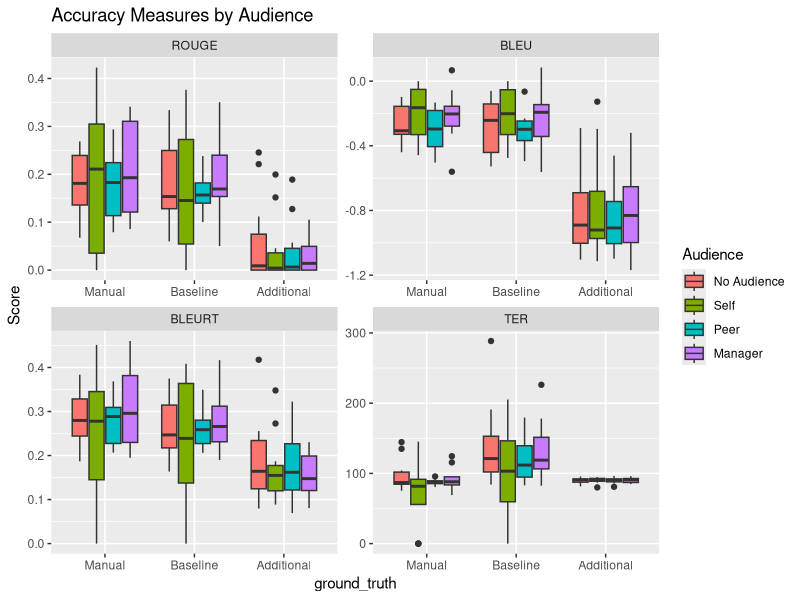
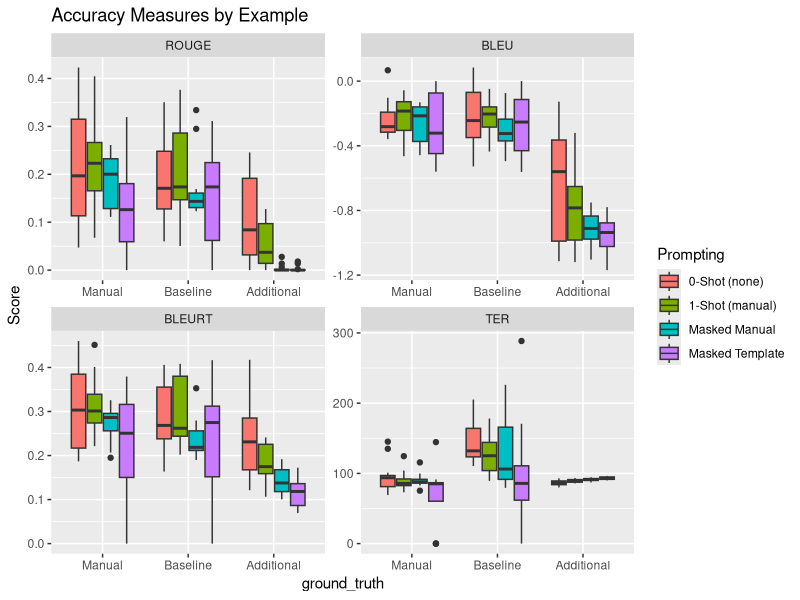
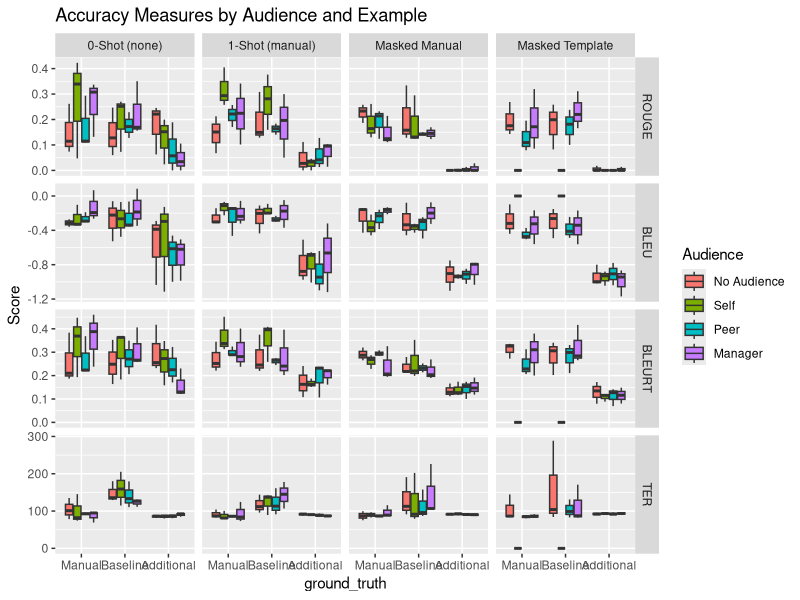
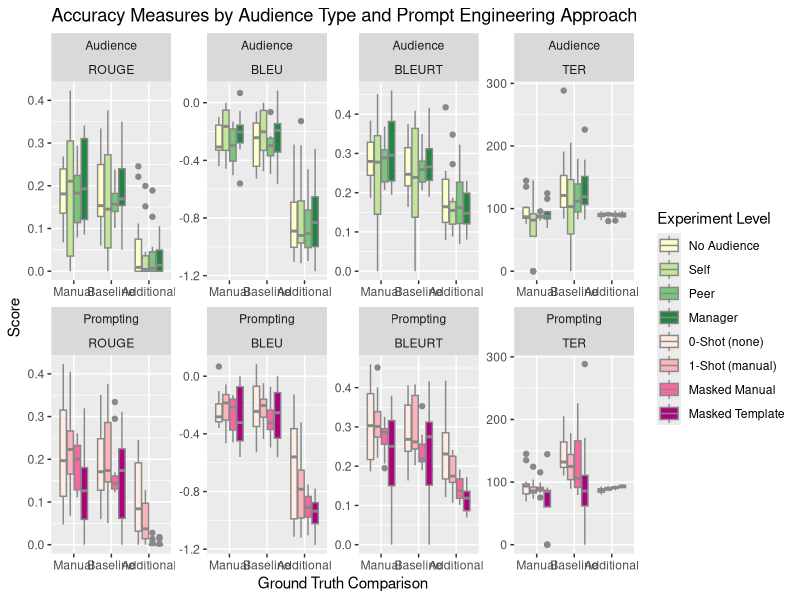
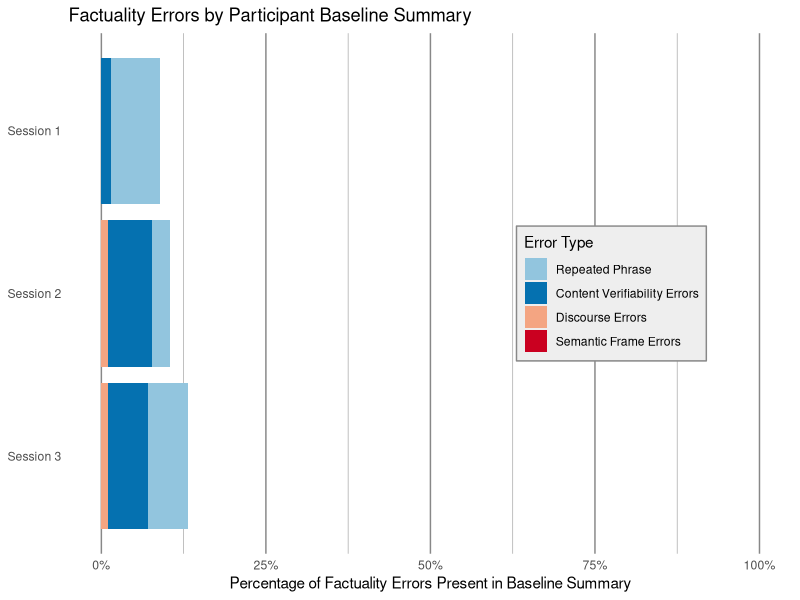
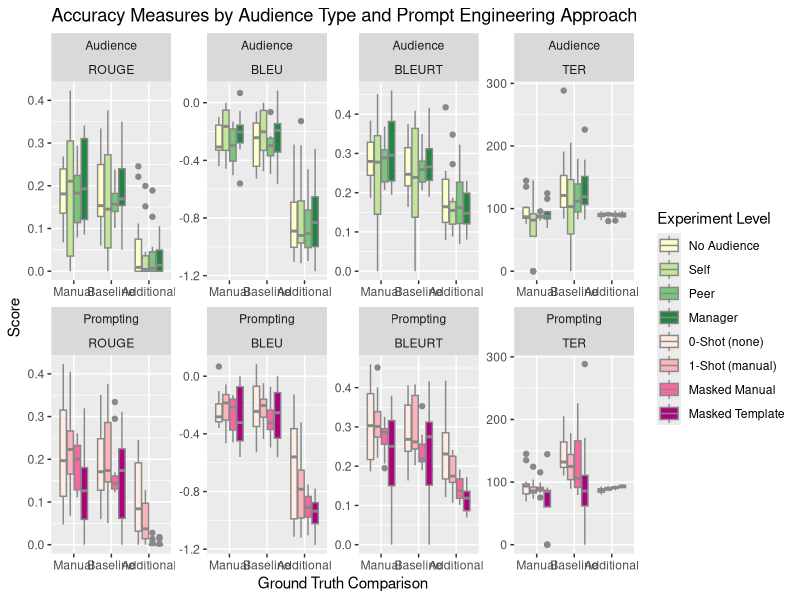
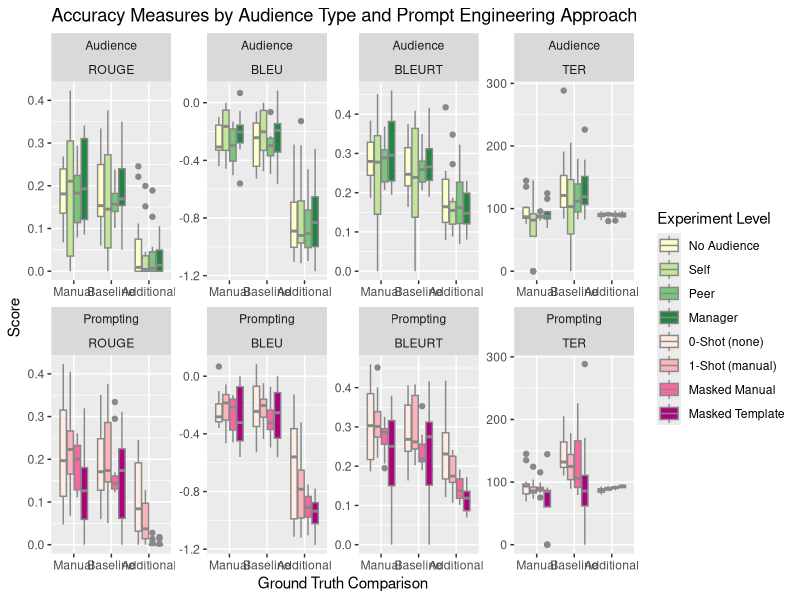
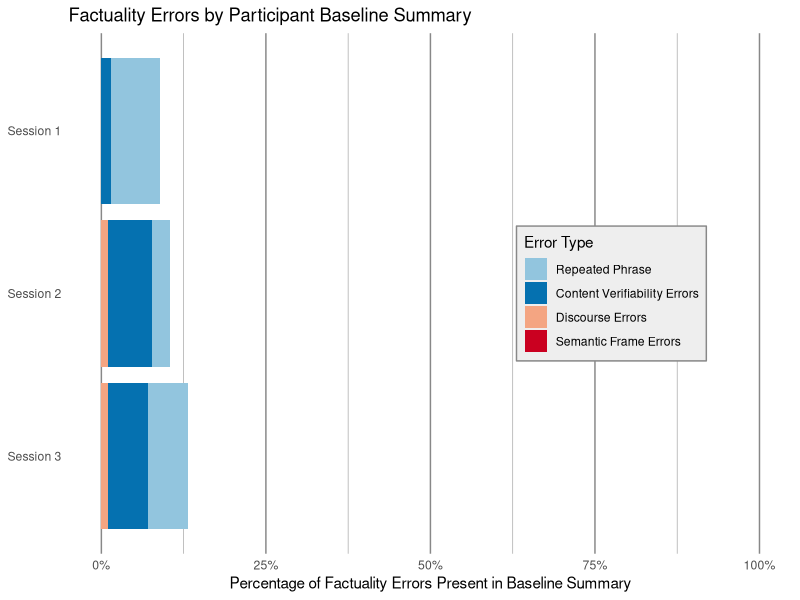

These figures' R source, in order:
#####
# This R File generates all of the visualizations in the paper.
# Relies on a data.csv file for accuracy visualization
# Relies on a factuality.excel file for Factuality visualization.
#####


# Load required packages
library(ggplot2)
library(dplyr)
library(tidyr)
library(readxl)


# Read the CSV file
data <- read.csv("data/data.csv")
# Set Data columns as factors and levels
data$audience <- factor(data$audience)
data$example <- factor(data$example)
data$person <- factor(data$person)
data$ground_truth <- factor(data$ground_truth)

levels(data$audience) <- c("No Audience", "Self", "Peer", "Manager")
levels(data$example) <- c("0-Shot (none)", "1-Shot (manual)", "Masked Manual", "Masked Template")
levels(data$person) <- c("P1", "P2", "P3")
levels(data$ground_truth) <- c("Manual", "Baseline", "Additional")


folder <- "figs/v6/"


#####
# All accuracy measures in one graph
####

gathered_metrics <- data %>%
  gather(key = "metric", value = "Score", rouge, bleu, bleurt, ter) %>%
  mutate(Audience = audience) %>%
  select(-audience) %>%
  mutate(Prompting = example) %>%
  select(-example) %>%
  select(-word_count, -character_count)

gathered_metrics$metric <- factor(gathered_metrics$metric)
levels(gathered_metrics$metric) <- c("ROUGE", "BLEU", "BLEURT", "TER")

gathered_metrics %>%
  ggplot(aes(x = ground_truth, y = Score, fill = Audience)) +
  geom_boxplot() +
  facet_wrap(~metric, scales = "free") +
  labs(title = "Accuracy Measures by Audience")

gathered_metrics %>%
  ggplot(aes(x = ground_truth, y = Score, fill = Prompting)) +
  geom_boxplot() +
  facet_wrap(~metric, scales = "free") +
  labs(title = "Accuracy Measures by Example")


gathered_metrics %>%
  ggplot(aes(x = ground_truth, y = Score, fill = Audience)) +
  geom_boxplot() +
  facet_grid(metric ~ Prompting, scales = "free") +
  labs(title = "Accuracy Measures by Audience and Example")

# Put both Accuracy and Example in the same figure
gathered_metrics2 <- gathered_metrics %>%
  gather(key = "key_factor", value = "Experiment Level", Audience, Prompting)
# Reorder the levels of the 'category' factor

levels(gathered_metrics2$`Experiment Level`) <- c("No Audience", "Self", "Peer", "Manager", "0-Shot (none)", "1-Shot (manual)", "Masked Manual", "Masked Template")
gathered_metrics2$`Experiment Level` <- factor(gathered_metrics2$`Experiment Level`, levels = c("No Audience", "Self", "Peer", "Manager", "0-Shot (none)", "1-Shot (manual)", "Masked Manual", "Masked Template"))
gathered_metrics2 %>%
  ggplot(aes(x = ground_truth, y = Score, fill = `Experiment Level`)) +
  geom_boxplot(color = "#888888") +
  facet_wrap(key_factor ~ metric, nrow = 2, ncol = 4, scales = "free") +
  scale_fill_manual(values = c("#ffffcc", "#c2e699", "#78c679", "#238443", "#feebe2", "#fbb4b9", "#f768a1", "#ae017e")) +
  labs(title = "Accuracy Measures by Audience Type and Prompt Engineering Approach", x = "Ground Truth Comparison")
ggsave(paste0(folder, "accuracyMeasures.png"), height = 10, width = 22)
ggsave(paste0(folder, "accuracyMeasures.pdf"), height = 10, width = 22)


#####
#Stacked bar chart for Factuality Errors
####

factuality <- read_excel("data/calculatingFactuality.xlsx", sheet = 1)
# check the imported data shape
# print(factuality)

factuality <- factuality %>%
  mutate(`Repeated Phrase` = `Other Errors`) %>%
  select(
    `Participant Number`,
    `Repeated Phrase`,
    `Content Verifiability Errors`,
    `Discourse Errors`,
    `Semantic Frame Errors`
  )

# Convert the "Participant Number" column to a factor with custom levels and labels
# Also modify ordering for plotting.
factuality$participant <- factor(factuality$`Participant Number`,
                                        levels = c(3, 2, 1),
                                        labels = c("Session 3", "Session 2", "Session 1"))
# Drop extra column before melting data
factuality <- factuality %>%
  select(-`Participant Number`)

# Melt the data frame to long format
fact_long <- reshape2::melt(factuality, id.vars = "participant") %>%
  mutate("Error Type" = variable)

# check the data shape is long now
# print(fact_long)

# Create the stacked bar charts
ggplot(fact_long, aes(x = value, y = participant, fill = `Error Type`)) +
  geom_bar(stat = "identity") +
  labs(title = "Factuality Errors by Participant Baseline Summary",
       x = "Percentage of Factuality Errors Present in Baseline Summary",
       y = NULL) +
  scale_fill_manual(values = c("#92c5de", "#0571b0", "#f4a582", "#ca0020")) +
  scale_x_continuous(labels = scales::percent_format(value = 1),
                     limits = c(0, 1)) +
  theme_minimal() +
  theme(legend.position = c(0.75, 0.5)) +
  theme(
    legend.background = element_rect(fill = "#eeeeee", color = "#888888"),
    panel.grid.major.x = element_line(color = "#888888"),
    panel.grid.major.y = element_blank(),
    panel.grid.minor = element_line(color = "#aaaaaa")
  )
ggsave(paste0(folder, "factuality.png"), width = 6, height = 3)
ggsave(paste0(folder, "factuality.pdf"), width = 6, height = 3)
